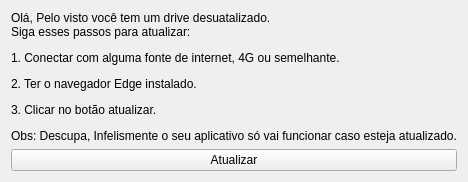
<?xml version="1.0" encoding="UTF-8"?>
<ui version="4.0">
 <class>Form</class>
 <widget class="QWidget" name="Form">
  <property name="geometry">
   <rect>
    <x>0</x>
    <y>0</y>
    <width>455</width>
    <height>166</height>
   </rect>
  </property>
  <property name="windowTitle">
   <string>Atulizar Driver</string>
  </property>
  <layout class="QVBoxLayout" name="verticalLayout_2">
   <item>
    <layout class="QVBoxLayout" name="verticalLayout">
     <item>
      <widget class="QLabel" name="label">
       <property name="text">
        <string>&lt;html&gt;&lt;head/&gt;&lt;body&gt;&lt;p&gt;Olá, Pelo visto você tem um drive desuatalizado.&lt;br/&gt;Siga esses passos para atualizar:&lt;/p&gt;&lt;p&gt;1. Conectar com alguma fonte de internet, 4G ou semelhante.&lt;/p&gt;&lt;p&gt;2. Ter o navegador Edge instalado.&lt;/p&gt;&lt;p&gt;3. Clicar no botão atualizar.&lt;/p&gt;&lt;p&gt;Obs: Descupa, Infelismente o seu aplicativo só vai funcionar caso esteja atualizado.&lt;/p&gt;&lt;/body&gt;&lt;/html&gt;</string>
       </property>
      </widget>
     </item>
     <item>
      <widget class="QPushButton" name="pushButton">
       <property name="text">
        <string>Atualizar</string>
       </property>
      </widget>
     </item>
    </layout>
   </item>
  </layout>
 </widget>
 <resources/>
 <connections/>
</ui>
